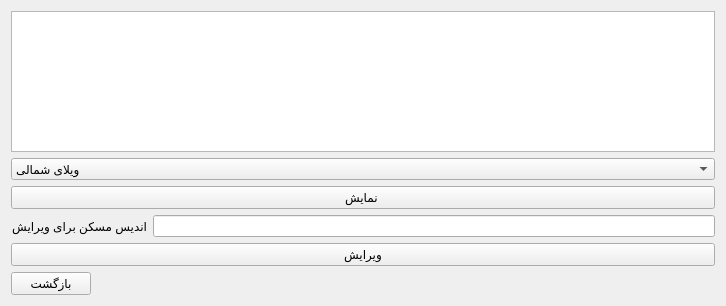
<?xml version="1.0" encoding="UTF-8"?>
<ui version="4.0">
 <class>observe_edit_maskan</class>
 <widget class="QWidget" name="observe_edit_maskan">
  <property name="geometry">
   <rect>
    <x>0</x>
    <y>0</y>
    <width>726</width>
    <height>306</height>
   </rect>
  </property>
  <property name="windowTitle">
   <string>Form</string>
  </property>
  <layout class="QGridLayout" name="gridLayout">
   <item row="5" column="0">
    <widget class="QPushButton" name="pushButton_2">
     <property name="text">
      <string>بازگشت</string>
     </property>
    </widget>
   </item>
   <item row="0" column="0" colspan="3">
    <widget class="QTextEdit" name="textEdit"/>
   </item>
   <item row="4" column="0" colspan="3">
    <widget class="QPushButton" name="pushButton_1">
     <property name="text">
      <string>ویرایش</string>
     </property>
    </widget>
   </item>
   <item row="5" column="2">
    <spacer name="horizontalSpacer">
     <property name="orientation">
      <enum>Qt::Horizontal</enum>
     </property>
     <property name="sizeHint" stdset="0">
      <size>
       <width>40</width>
       <height>20</height>
      </size>
     </property>
    </spacer>
   </item>
   <item row="2" column="0" colspan="3">
    <widget class="QPushButton" name="pushButton_3">
     <property name="text">
      <string>نمایش </string>
     </property>
    </widget>
   </item>
   <item row="3" column="0" colspan="2">
    <widget class="QLabel" name="label">
     <property name="text">
      <string>اندیس مسکن برای ویرایش</string>
     </property>
    </widget>
   </item>
   <item row="3" column="2">
    <widget class="QLineEdit" name="lineEdit"/>
   </item>
   <item row="1" column="0" colspan="3">
    <widget class="QComboBox" name="comboBox">
     <item>
      <property name="text">
       <string>ویلای شمالی</string>
      </property>
     </item>
     <item>
      <property name="text">
       <string>ویلای جنوبی</string>
      </property>
     </item>
     <item>
      <property name="text">
       <string>آپارتمانی</string>
      </property>
     </item>
    </widget>
   </item>
  </layout>
 </widget>
 <resources/>
 <connections/>
</ui>
